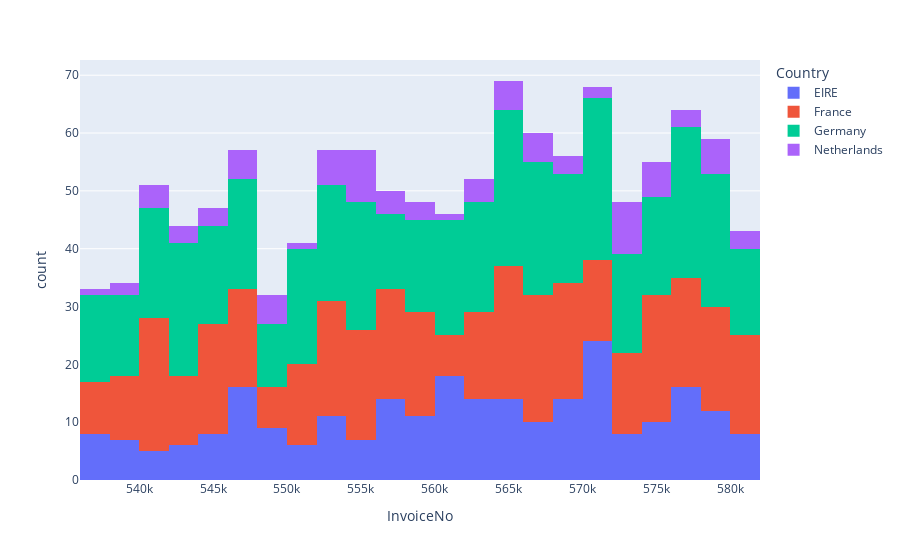

Write notebook code for a chart like this one.
### Markdown cell above
## 4. Create a set of interactive histograms showing the distributions of quantity per invoice for the following countries: EIRE, Germany, France, and Netherlands.

### Code cell
df = data[(data['Country']=='EIRE')|(data['Country']=='Germany')|(data['Country']=='France')|(data['Country']=='Netherlands')]

df = df.pivot_table(index=['Country','InvoiceNo'],aggfunc={'Quantity':'sum'})
df.reset_index(inplace=True)
fig = px.histogram(df, x="InvoiceNo", color='Country')
fig.show()

### Figure 1 — Plotly figure (JSON) as saved in the notebook; plotly's stock layout.template omitted (floating-point values rounded to 4 significant figures; data arrays with more than 128 entries replaced by an {"elided": "..."} marker saying what was removed)
{"data": [{"alignmentgroup": "True", "bingroup": "x", "hoverlabel": {"namelength": 0}, "hovertemplate": "Country=EIRE<br>InvoiceNo=%{x}<br>count=%{y}", "legendgroup": "EIRE", "marker": {"color": "#636efa"}, "name": "EIRE", "offsetgroup": "EIRE", "orientation": "v", "showlegend": true, "type": "histogram", "x": {"elided": "256 int values"}, "xaxis": "x", "yaxis": "y"}, {"alignmentgroup": "True", "bingroup": "x", "hoverlabel": {"namelength": 0}, "hovertemplate": "Country=France<br>InvoiceNo=%{x}<br>count=%{y}", "legendgroup": "France", "marker": {"color": "#EF553B"}, "name": "France", "offsetgroup": "France", "orientation": "v", "showlegend": true, "type": "histogram", "x": {"elided": "379 int values"}, "xaxis": "x", "yaxis": "y"}, {"alignmentgroup": "True", "bingroup": "x", "hoverlabel": {"namelength": 0}, "hovertemplate": "Country=Germany<br>InvoiceNo=%{x}<br>count=%{y}", "legendgroup": "Germany", "marker": {"color": "#00cc96"}, "name": "Germany", "offsetgroup": "Germany", "orientation": "v", "showlegend": true, "type": "histogram", "x": {"elided": "443 int values"}, "xaxis": "x", "yaxis": "y"}, {"alignmentgroup": "True", "bingroup": "x", "hoverlabel": {"namelength": 0}, "hovertemplate": "Country=Netherlands<br>InvoiceNo=%{x}<br>count=%{y}", "legendgroup": "Netherlands", "marker": {"color": "#ab63fa"}, "name": "Netherlands", "offsetgroup": "Netherlands", "orientation": "v", "showlegend": true, "type": "histogram", "x": [536403, 539491, 539731, 541206, 541570, 541608, 541711, 542720, 542894, 543387, 544479, 544480, 544672, 546027, 546433, 547365, 547796, 547825, 548010, 548011, 548211, 548969, 548970, 551345, 552845, 552846, 552882, 552883, 552885, 553682, 554038, 554642, 554827, 555003, 555106, 555160, 555164, 555407, 555589, 556235, 557263, 557328, 557525, 558262, 558263, 558311, 560710, 562789, 562790, 563076, 563165, 564169, 564650, 564652, 565967, 565975, 566173, 566557, 567280, 567290, 567795, 569665, 569719, 569720, 570191, 571697, 572035, 572051, 572052, 572123, 572233, 572236, 573002, 573003, 573004, 574056, 574058, 574059, 575508, 575510, 575709, 576664, 577326, 577474, 578034, 578082, 578140, 578141, 578143, 579528, 581175, 581176, 581338], "xaxis": "x", "yaxis": "y"}], "layout": {"barmode": "relative", "legend": {"title": {"text": "Country"}, "tracegroupgap": 0}, "margin": {"t": 60}, "xaxis": {"anchor": "y", "domain": [0, 1], "title": {"text": "InvoiceNo"}}, "yaxis": {"anchor": "x", "domain": [0, 1], "title": {"text": "count"}}}}
